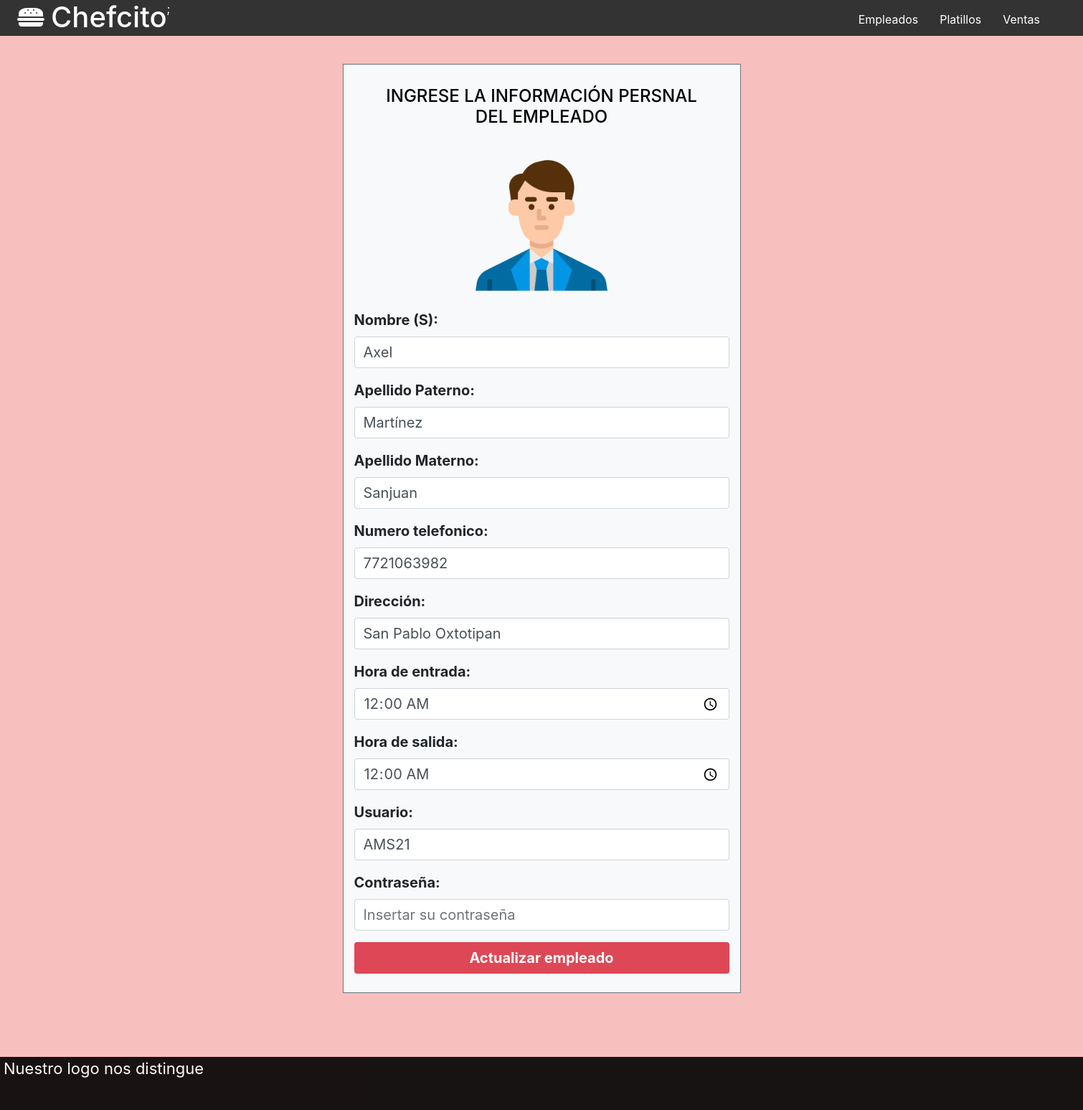
Page /empleados/editarEmpleado/2 on the earlier database version.
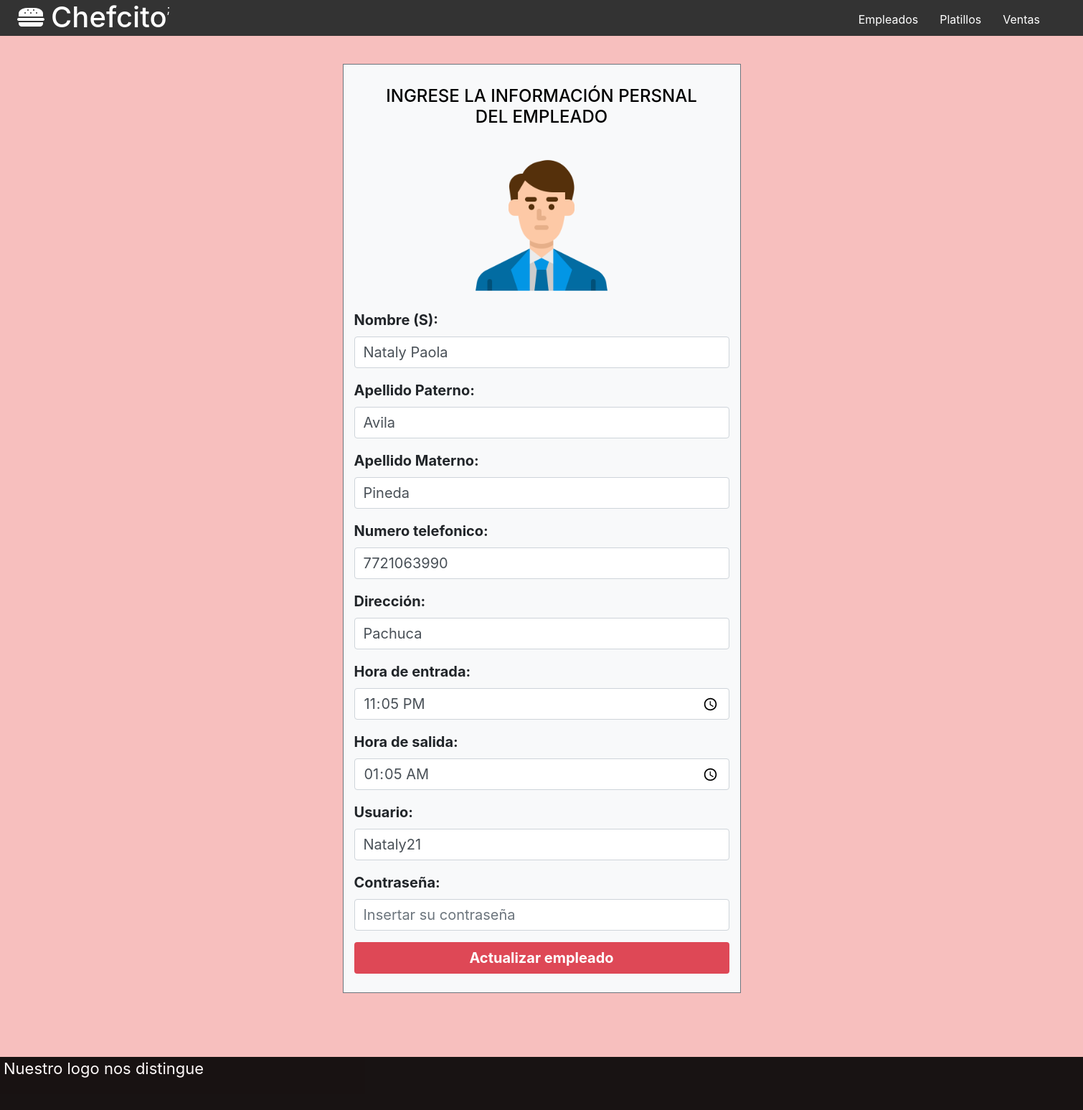
Same page on the later database version.
### tables this page shows
CREATE TABLE `empleado` (
  `idEmpleado` int(3) NOT NULL,
  `nombre` varchar(30) DEFAULT NULL,
  `apellidoPaterno` varchar(30) DEFAULT NULL,
  `apellidoMaterno` varchar(30) DEFAULT NULL,
  `telefono` varchar(10) DEFAULT NULL,
  `direccion` varchar(100) DEFAULT NULL,
  `horaEntrada` time DEFAULT NULL,
  `horaSalida` time DEFAULT NULL,
  `usuario` varchar(30) DEFAULT NULL,
  `password` varchar(20) DEFAULT NULL,
  `estado` int(11) NOT NULL
);

### application/controllers/empleados.php (called while the page is built, shortened)
<?php
class empleados  extends CI_Controller
{
	function __construct()
	{
		$this->load->model('empleadosModel');
	}
	public function editarEmpleado($idEmpleado)
	{
		$data = array(
			'empleadoEdit' => $this->empleadosModel->actualizaridEmpleado($idEmpleado)
		);
		$this->load->view('NavegacionAdministrador');
		$this->load->view('empleados/editarEmpleados',$data);
		$this->load->view('footer');
	}
}

### index.php (called while the page is built, shortened)
<?php
require_once BASEPATH.'core/CodeIgniter.php';

### application/models/empleadosModel.php (called while the page is built, shortened)
<?php
	class empleadosModel extends CI_Model
	{
		public function actualizaridEmpleado($idEmpleado)
		{
			$this->db->where('idEmpleado',$idEmpleado);
			$resultado = $this->db->get('empleado');
			return $resultado->row();
		}
	}
 ?>

### application/views/empleados/editarEmpleados.php (the view, shortened to what this page needs)
<div class="container container-fluid">
<div class="container bg-light border border-secondary" style="width:50%;margin-bottom: 8%; margin-top: 8%;">
  <h4 class="text-center bg-light" style="margin-top: 2%;" >INGRESE LA INFORMACIÓN PERSNAL DEL EMPLEADO</h4>
  <img class="mx-auto d-block" width="40%" src="<?php echo base_url();?>/assests/img/empleado.png" alt="">
<form action="<?php echo base_url();?>empleados/updateEmpleado" method='POST'>
    <div class="form-group">
      <label for="text"style="font-size: 20px;"><b>Nombre (S):</b></label>
      <input style="font-size: 20px;" value="<?php echo $empleadoEdit->nombre?>" type="text" class="form-control" id="txtnombre" placeholder="Insertar nombres completos" name="txtnombre">
    </div>
    <div class="form-group">
      <label for="text" style="font-size: 20px;"><b>Apellido Paterno:</b></label>
      <input style="font-size: 20px;"value="<?php echo $empleadoEdit->apellidoPaterno?>" type="text" class="form-control" id="txtapellidoPaterno" placeholder="Insertar apellido completo" name="txtapellidoPaterno">
    </div>
    <div class="form-group">
      <label for="text" style="font-size: 20px;"><b>Apellido Materno:</b></label>
      <input style="font-size: 20px;"value="<?php echo $empleadoEdit->apellidoMaterno?>" type="text" class="form-control" id="txtapellidoMaterno" placeholder="Insertar apellido completo" name="txtapellidoMaterno">
    </div>
    <div class="form-group">
      <label for="text" style="font-size: 20px;"><b>Numero telefonico:</b></label>
      <input style="font-size: 20px;"value="<?php echo $empleadoEdit->telefono?>" type="text" class="form-control" id="txtcelular" placeholder="Insertar numero telefonico completo" name="txtcelular">
    </div>
     <div class="form-group">
      <label for="text" style="font-size: 20px;"><b>Dirección:</b></label>
      <input style="font-size: 20px;"value="<?php echo $empleadoEdit->direccion?>" type="text" class="form-control" id="txtDireccion" placeholder="Insertar domicilio completo" name="txtDireccion">
    </div>
    <div class="form-group">
      <label for="time" style="font-size: 20px;"><b>Hora de entrada:</b></label>
      <input style="font-size: 20px;" type="time" value="<?php echo $empleadoEdit->horaEntrada?>" class="form-control" id="txthoraEntrada" placeholder="Insertar la hora de entrada" name="txthoraEntrada">
    </div>
     <div class="form-group">
      <label for="time" style="font-size: 20px;"><b>Hora de salida:</b></label>
      <input style="font-size: 20px;" type="time" value="<?php echo $empleadoEdit->horaSalida?>" class="form-control" id="txthoraSalida" placeholder="Insertar la hora de salida" name="txthoraSalida">
    </div>
     <div class="form-group">
      <label for="text" style="font-size: 20px;"><b>Usuario:</b></label>
      <input style="font-size: 20px;" type="text" value="<?php echo $empleadoEdit->usuario?>" class="form-control" id="txtusuario" placeholder="Insertar su alias" name="txtusuario">
    </div>
     <div class="form-group">
      <label for="pwd" style="font-size: 20px;"><b>Contraseña:</b></label>
      <input style="font-size: 20px;" type="password"  value="<?php echo $empleadoEdit->password?>"class="form-control" id="txtcontra" placeholder="Insertar su contraseña" name="txtcontra">
    </div>
    <button type="submit" style="font-size: 20px; opacity: 0.9; margin-bottom: 5%;" class="btn bg-danger text-white container-fluid"><b>Actualizar empleado</b></span>
  </form>
</div>
</div>

Differences in the rows shown:
changed empleado: txtnombre "Axel" → "Nataly Paola"; txthoraEntrada "00:00:00" → "23:05:00"; txthoraSalida "00:00:00" → "01:05:00"; txtusuario "AMS21" → "Nataly21"
Other differences:
form field txtapellidoPaterno: "Martínez" → "Avila"
form field txtapellidoMaterno: "Sanjuan" → "Pineda"
form field txtcelular: "7721063982" → "7721063990"
form field txtDireccion: "San Pablo Oxtotipan" → "Pachuca"
